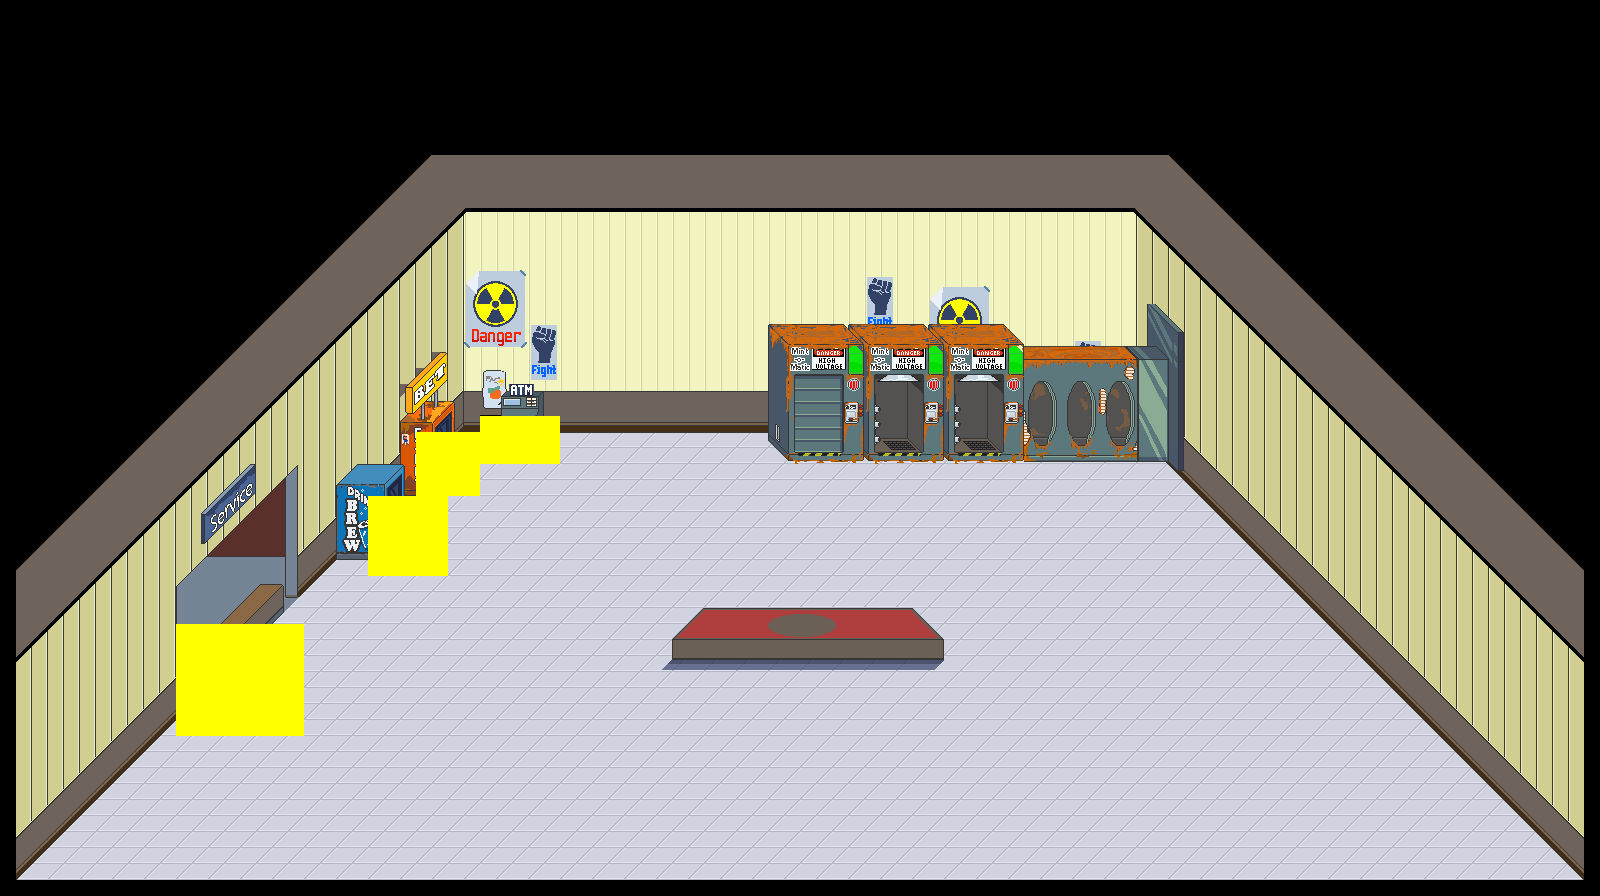

Tiled map render using the project's own tile images. Description and the map definition, with tile-layer contents summarised, below:
An orthogonal 100x56 tile map with 16x16 px tiles, 17 tile layers (floor, walls, wallDecor, service, ...), 8 hidden layers not drawn and 7 objects (ATM, FIGHT, BREW, SERVICE, p1spawn, ...).

<map version="1.8" tiledversion="1.8.4" orientation="orthogonal" renderorder="right-down" width="100" height="56" tilewidth="16" tileheight="16" infinite="0" nextlayerid="50" nextobjectid="58">
 <editorsettings>
  <export format="json" />
 </editorsettings>
 <tileset firstgid="1" name="HQ Sheet 01" tilewidth="16" tileheight="16" tilecount="2116" columns="46">
  <image source="HQ_Sheet_01.png" trans="ff00ff" width="736" height="736" />
 </tileset>
 <layer id="6" name="floor" width="100" height="56">
  <data>[5600 cells, 5600 non-empty, 4 distinct tile ids]</data>
 </layer>
 <layer id="11" name="walls" width="100" height="56">
  <data>[5600 cells, 3737 non-empty, 133 distinct tile ids]</data>
 </layer>
 <layer id="12" name="wallDecor" width="100" height="56">
  <data>[5600 cells, 184 non-empty, 127 distinct tile ids]</data>
 </layer>
 <group id="49" name="service_desk">
  <layer id="30" name="service" width="100" height="56">
   <data>[5600 cells, 17 non-empty, 17 distinct tile ids]</data>
  </layer>
  <layer id="48" name="service_area" width="100" height="56">
   <data>[5600 cells, 56 non-empty, 1 distinct tile ids]</data>
  </layer>
 </group>
 <layer id="15" name="arena" width="100" height="56">
  <data>[5600 cells, 72 non-empty, 72 distinct tile ids]</data>
 </layer>
 <layer id="13" name="back" width="100" height="56">
  <data>[5600 cells, 255 non-empty, 168 distinct tile ids]</data>
 </layer>
 <layer id="14" name="door" width="100" height="56">
  <data>[5600 cells, 24 non-empty, 24 distinct tile ids]</data>
 </layer>
 <group id="47" name="pipes" visible="0">
  <layer id="35" name="Tile Layer 18" width="100" height="56">
   <data>[5600 cells, 234 non-empty, 78 distinct tile ids]</data>
  </layer>
  <layer id="36" name="Tile Layer 19" width="100" height="56">
   <data>[5600 cells, 154 non-empty, 78 distinct tile ids]</data>
  </layer>
  <layer id="31" name="momBox" width="100" height="56">
   <data>[5600 cells, 523 non-empty, 403 distinct tile ids]</data>
  </layer>
  <layer id="32" name="Tile Layer 15" width="100" height="56">
   <data>[5600 cells, 57 non-empty, 57 distinct tile ids]</data>
  </layer>
  <layer id="33" name="Tile Layer 16" width="100" height="56">
   <data>[5600 cells, 57 non-empty, 57 distinct tile ids]</data>
  </layer>
  <layer id="34" name="Tile Layer 17" width="100" height="56">
   <data>[5600 cells, 42 non-empty, 42 distinct tile ids]</data>
  </layer>
  <layer id="23" name="vertPipes" width="100" height="56">
   <data>[5600 cells, 264 non-empty, 88 distinct tile ids]</data>
  </layer>
 </group>
 <group id="45" name="fight_machine">
  <layer id="26" name="fight_down" width="100" height="56">
   <data>[5600 cells, 36 non-empty, 36 distinct tile ids]</data>
  </layer>
  <layer id="27" name="fight_up" width="100" height="56">
   <data>[5600 cells, 36 non-empty, 36 distinct tile ids]</data>
  </layer>
  <layer id="41" name="fight_area" width="100" height="56">
   <data>[5600 cells, 16 non-empty, 1 distinct tile ids]</data>
  </layer>
 </group>
 <group id="44" name="brew">
  <layer id="28" name="brew_down" width="100" height="56">
   <data>[5600 cells, 30 non-empty, 30 distinct tile ids]</data>
  </layer>
  <layer id="29" name="brew_up" width="100" height="56">
   <data>[5600 cells, 30 non-empty, 30 distinct tile ids]</data>
  </layer>
  <layer id="43" name="brew_area" width="100" height="56">
   <data>[5600 cells, 25 non-empty, 1 distinct tile ids]</data>
  </layer>
 </group>
 <group id="46" name="atm">
  <layer id="39" name="atm_down" width="100" height="56">
   <data>[5600 cells, 12 non-empty, 12 distinct tile ids]</data>
  </layer>
  <layer id="40" name="atm_up" width="100" height="56">
   <data>[5600 cells, 12 non-empty, 12 distinct tile ids]</data>
  </layer>
  <layer id="42" name="atm_area" width="100" height="56">
   <data>[5600 cells, 15 non-empty, 1 distinct tile ids]</data>
  </layer>
 </group>
 <layer id="16" name="collisions" width="100" height="56" visible="0">
  <data>[5600 cells, 273 non-empty, 4 distinct tile ids]</data>
 </layer>
 <objectgroup id="17" name="ui" visible="0">
  <object id="43" name="ATM" x="464" y="358" width="113.333" height="113.333">
   <ellipse />
  </object>
  <object id="45" name="FIGHT" x="365.333" y="382" width="140" height="136">
   <ellipse />
  </object>
  <object id="46" name="BREW" x="320.667" y="454" width="128" height="129.333">
   <ellipse />
  </object>
  <object id="47" name="SERVICE" x="163.333" y="574.667" width="141.333" height="132.667">
   <ellipse />
  </object>
 </objectgroup>
 <objectgroup id="37" name="spawn_points" visible="0">
  <object id="55" name="p1spawn" x="717.333" y="618.667">
   <point />
  </object>
  <object id="56" name="p2spawn" x="884" y="616">
   <point />
  </object>
  <object id="57" name="Respawn" x="508" y="500">
   <point />
  </object>
 </objectgroup>
</map>